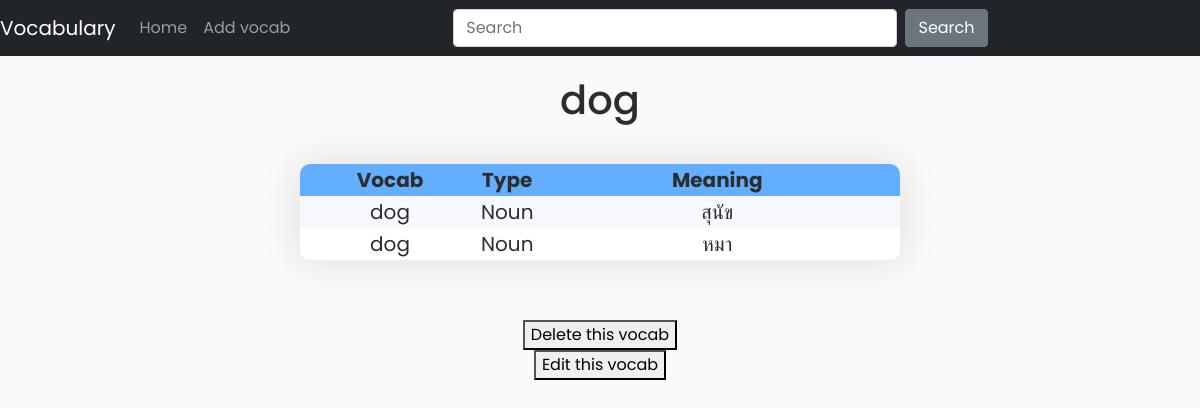
/vocab/2/, run on an earlier commit of the app's database.
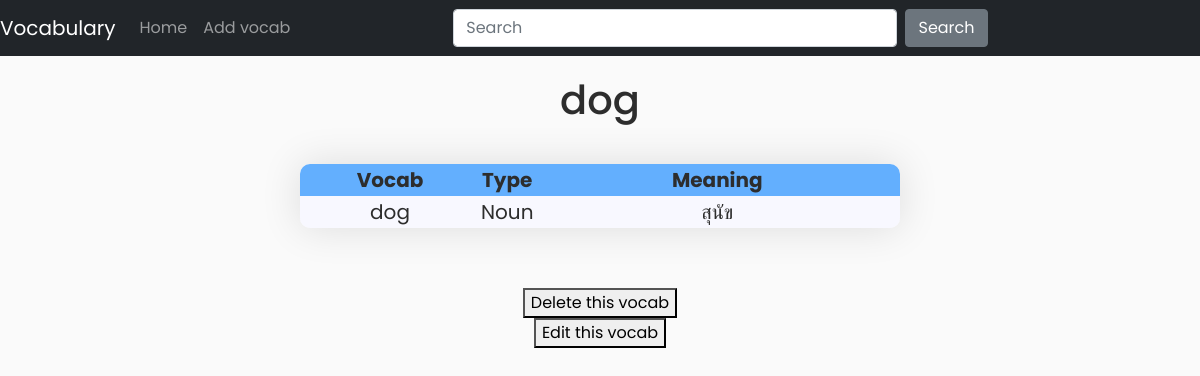
And on a later commit of the database.
### vocab/models.py (models this page shows, shortened)
class Vocab(models.Model):
    vocab_text = models.CharField(max_length=200)
    pub_date = models.DateTimeField('date published', default=timezone.now)
    def get_meaning_type(self):
        meaning_list = list(self.meaning.filter(vocab=self.id))
        return meaning_list

class Mean(models.Model):
    vocab = models.ForeignKey(
        Vocab, related_name='meaning', on_delete=models.CASCADE)
    type = models.CharField(max_length=200)
    means_text = models.CharField(max_length=400)

### vocab/views.py (the view)
# urls.py: path('<int:vocab_id>/', views.detail, name='detail'),
def detail(request, vocab_id): # show detail about that vocab
    word = Vocab.objects.get(pk=vocab_id)
    word_mean = word.get_meaning_type()
    vocab_detail = [{'vocab_text':word.vocab_text, 'vocab_mean':word_mean}]
    return render(request, 'vocab/detail.html', {
        'vocabulary': vocab_detail,
        'vocab': word
    })

### vocab/templates/vocab/detail.html (shortened to what this page needs)
{% extends 'vocab/base.html' %}
{% load static %}
{% block style %}
<link rel="stylesheet" type="text/css" href="{% static 'vocab/css/detail.css' %}">
{% endblock %}
{% block content %}
<nav class="navbar navbar-expand-lg navbar-dark bg-dark">
    <a class="navbar-brand" href="{% url 'vocab:index' %}" data-abc="true">Vocabulary</a>
    <div class="collapse navbar-collapse" id="navbarColor02">
        <ul class="navbar-nav me-5 mb-2 mb-lg-0">
            <li class="nav-item active">
                <a class="nav-link" href="{% url 'vocab:index' %}" data-abc="true">Home</a>
            </li>
            <li class="nav-item">
                <a class="nav-link" href="{% url 'vocab:add' %}" data-abc="true">Add vocab</a>
            </li>
        </ul>
        <form class="d-inline w-50 d-flex" action="{% url 'vocab:search' %}" method="get">
            <input class="form-control me-2" name="search_box" type="search" placeholder="Search" aria-label="Search">
            <button class="btn btn-secondary" type="submit">Search</button>
        </form>
    </div>
</nav>
<h1>{{ vocab.vocab_text }}</h1>
<div class="table-container">
    <table id="temp-table">
        <tr>
            <th class="column1">Vocab</th>
            <th class="column2">Type</th>
            <th class="column3">Meaning</th>
        </tr>
        {% for vocab in vocabulary %}
            {% for v in vocab.vocab_mean %}
                <tr>
                    <td class="column1">{{ vocab.vocab_text }}</td>
                    <td class="column2">{{ v.type }}</td>
                    <td class="column3">{{ v.means_text }}</td></tr>
            {% endfor %}
        {% endfor %}
    </table>
</div>
<div class="delete_vocab">
    <a href="{% url 'vocab:delete' vocab.id %}">
        <button>Delete this vocab</button>
    </a>
</div>
<div class="edit_vocab">
    <a href="{% url 'vocab:edit' vocab.id %}">
        <button>Edit this vocab</button>
    </a>
</div>
{% endblock %}

What changed in the data, as far as the page shows it:
removed Mean: {{ vocab.vocab_text }} "dog", type "Noun", means_text "หมา"
